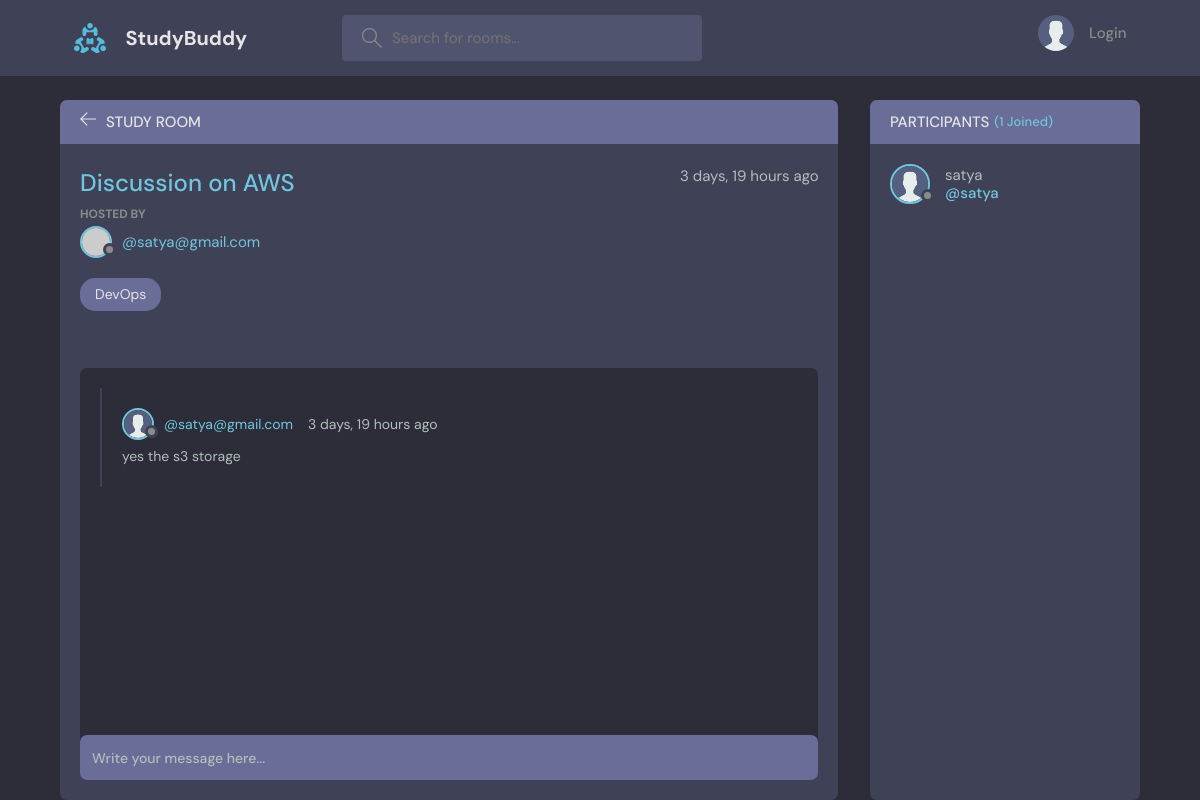
The page /room/1/ on the database its author committed.
### base/models.py (models this page shows, shortened)
class Room(models.Model):
    host = models.ForeignKey(User, on_delete=models.SET_NULL, null=True)
    topic = models.ForeignKey('Topic', on_delete=models.SET_NULL, null=True)
    name = models.CharField(max_length=200)
    description = models.TextField(blank=True, null=True)
    participants = models.ManyToManyField(User, related_name='participants', blank=True)
    created = models.DateTimeField(auto_now_add=True)
    updated = models.DateTimeField(auto_now=True)
    class Meta:
        ordering = ['-updated', '-created']

class User(AbstractUser):
    name = models.CharField(max_length=200, null=True)
    email = models.EmailField(unique=True, null=True)
    bio = models.TextField(null=True)
    avatar = models.ImageField(null=True, default='avatar.svg')
    USERNAME_FIELD = 'email'  # Use email as the unique identifier
    REQUIRED_FIELDS = [ ]  # Username is still required for compatibility

class Topic(models.Model):
    name = models.CharField(max_length=200)
    def __str__(self):
        return self.name

class Message(models.Model):
    user = models.ForeignKey(User, on_delete=models.CASCADE)
    room = models.ForeignKey(Room, on_delete=models.CASCADE)
    body = models.TextField()
    created = models.DateTimeField(auto_now_add=True)
    updated = models.DateTimeField(auto_now=True)
    class Meta:
        ordering = ['-updated', '-created']

### base/views.py (the view, shortened to what this page needs)
# urls.py: path('room/<str:pk>/', views.room, name='room'),
def room(request,pk):
    room = Room.objects.get(id=pk)  # Fetch the room by primary key
    room_messages = room.message_set.all()# Fetch messages related to the room
    participants = room.participants.all()
    context = {'room':room, 'room_messages': room_messages, 'participants': participants}
    return render(request, 'base/room.html', context)

### base/templates/base/room.html (shortened to what this page needs)
{% extends 'main.html' %}
{% block content %}
    <main class="profile-page layout layout--2">
      <div class="container">
        <div class="room">
          <div class="room__top">
            <div class="room__topLeft">
              <a href="{% url 'home' %}" class="room__back">
                <svg version="1.1" xmlns="http://www.w3.org/2000/svg" width="32" height="32" viewBox="0 0 32 32">
                  <title>arrow-left</title>
                  <path
                    d="M13.723 2.286l-13.723 13.714 13.719 13.714 1.616-1.611-10.96-10.96h27.625v-2.286h-27.625l10.965-10.965-1.616-1.607z"
                  ></path>
                </svg>
              </a>
              <h3>Study Room</h3>
            </div>
          </div>
          <div class="room__box scroll">
            <div class="room__header scroll">
              <div class="room__info">
                <h3>{{room.name}}</h3>
                <span>{{room.created|timesince}} ago</span>
              </div>
              <div class="room__hosted">
                <p>Hosted By</p>
                <a href="{% url 'user-profile' room.host.id %}" class="room__author">
                  <div class="avatar avatar--small">
                    <img src="https://randomuser.me/api/portraits/men/37.jpg" />
                  </div>
                  <span>@{{room.host}}</span>
                </a>
              </div>
              <span class="room__topics">{{room.topic}}</span>
            </div>
            <div class="room__conversation">
              <div class="threads scroll">
                {% for message  in room_messages %}
                <div class="thread">
                  <div class="thread__top">
                    <div class="thread__author">
                      <a href="{% url 'user-profile' message.user.id %}" class="thread__authorInfo">
                        <div class="avatar avatar--small">
                          <img src="{{message.user.avatar.url}}" />
                        </div>
                        <span>@{{message.user}}</span>
                      </a>
                      <span class="thread__date">{{message.created|timesince}} ago</span>
                    </div>
                  </div>
                  <div class="thread__details">
                    {{ message.body }}
                  </div>
                </div>
                {% endfor %}
            </div>
          </div>
          </div>
          <div class="room__message">
            <form action="" method="POST">
              {% csrf_token %}<input name="body" placeholder="Write your message here..." /></form>
          </div>
        </div>
        <div class="participants">
          <h3 class="participants__top">Participants <span>({{participants.count}} Joined)</span></h3>
          <div class="participants__list scroll">
            {% for user in participants %}
            <a href="{% url 'user-profile' user.id %}" class="participant">
              <div class="avatar avatar--medium">
                <img src="{{user.avatar.url}}" />
              </div>
              <p>
                {{user.username}}
                <span>@{{user.username}}</span>
              </p>
            </a>
            {% endfor %}
          </div>
        </div>
      </div>
    </main>
{% endblock %}

### templates/main.html (shortened to what this page needs)
<!DOCTYPE html>
{% load static %}
<html lang="en">
  <head>
    <link rel="stylesheet" href="{% static 'styles/style.css' %}" />
  </head>
  <body>
    {% include "navbar.html" %}
    {% block content %}
    {%endblock %}
  </body>
</html>

### templates/navbar.html (shortened to what this page needs)
 {% load static %}
 <header class="header header--loggedIn">
      <div class="container">
        <a href="{% url 'home' %}" class="header__logo">
          <img src="{% static 'images/logo.svg' %}" />
          <h1>StudyBuddy</h1>
        </a>
        <form class="header__search" method="get" action="{% url 'home' %}">
          <label>
            <input name="q" placeholder="Search for rooms..." />
          </label>
        </form>
        <nav class="header__menu">
          {% if request.user.is_authenticated %}
          <div class="header__user">
            <a href="{% url 'user-profile' request.user.id %}">
              <div class="avatar avatar--medium active">
                <img src="{{request.user.avatar.url}}" />
              </div>
              <p>{{request.user.username}}<span>@{{request.user.username}}</span></p>
            </a>
            <button class="dropdown-button">
              <svg version="1.1" xmlns="http://www.w3.org/2000/svg" width="32" height="32" viewBox="0 0 32 32">
                <title>chevron-down</title>
                <path d="M16 21l-13-13h-3l16 16 16-16h-3l-13 13z"></path>
              </svg>
            </button>
          </div>
          {% else %}
          <a href="{% url 'login' %}">
            <img src="{% static 'images/avatar.svg' %}" />
            <p>Login</p>
          </a>
          {% endif %}
        </nav>
      </div>
    </header>

### rows shown on the page
Room: name "Discussion on AWS", created "3 days, 19 hours", host "satya@gmail.com", topic "DevOps"
Message: user.avatar (placeholder picture), user "satya@gmail.com", created "3 days, 19 hours", body "yes the s3 storage"
User: avatar (placeholder picture), username "satya"

### other values the page prints
{{ participants.count }} "1"
